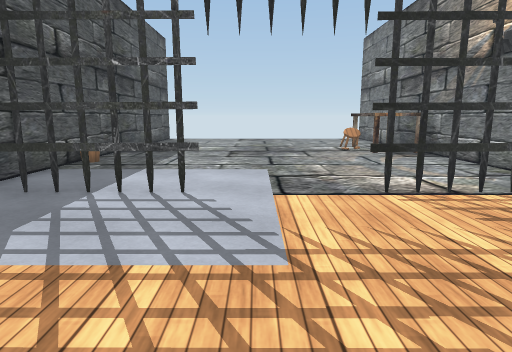
view 1 (above)

14 first-person views from a walk through a Unity game level. The camera is 1.3 m above the floor, tilts 10° down and sees 75° across. The floor is counted in squares, 1 m on a side. Each view is taken from the middle of a square. On the plan, view 1 faces up. The plan holds only what a view shows up to about 14 squares ahead; the rest is blank. The place goes on beyond the plan. The player character is not drawn. Some animated figures are left out. Some surface patterns are stand-ins.

view 2
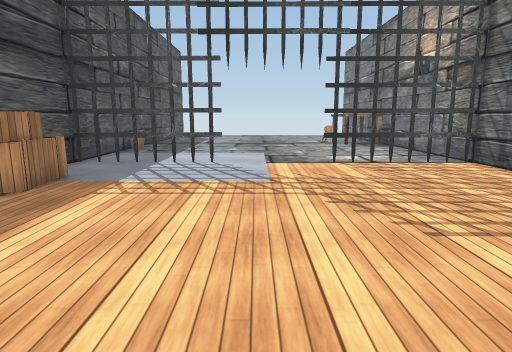

view 3
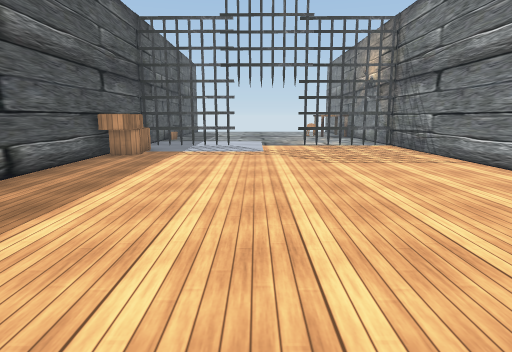

view 4
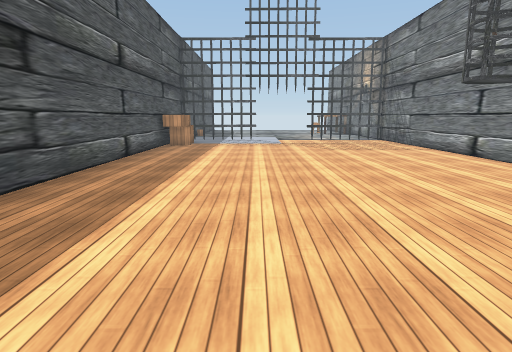

view 5
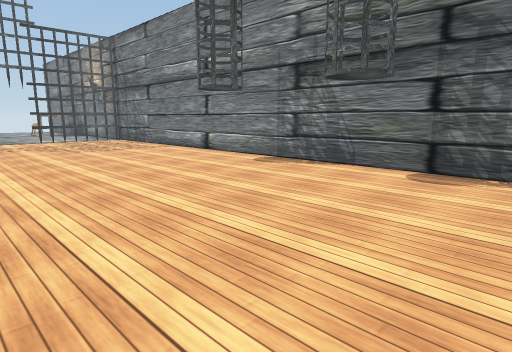

view 6
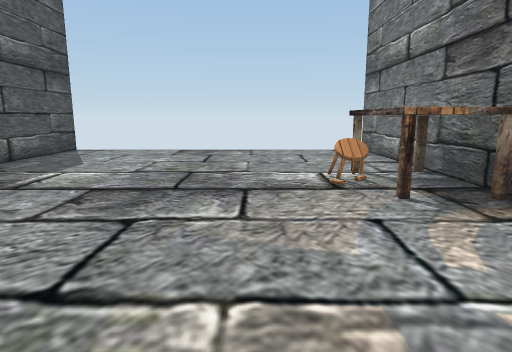

view 7
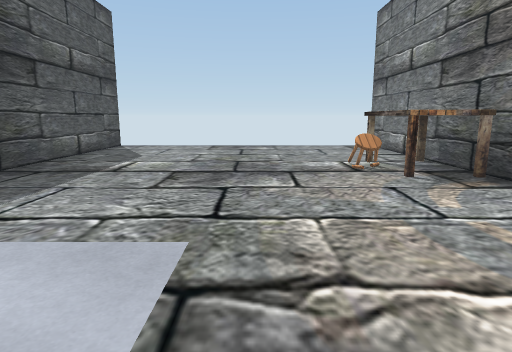

view 8
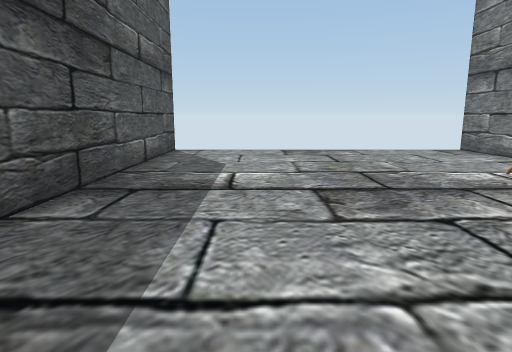

view 9
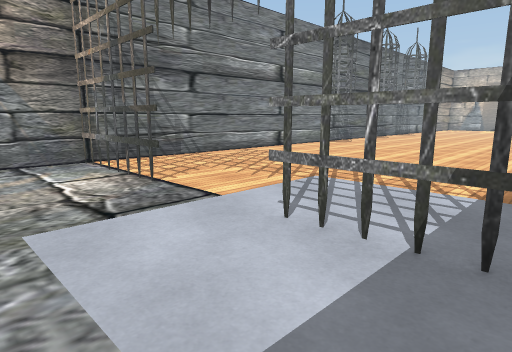

view 10
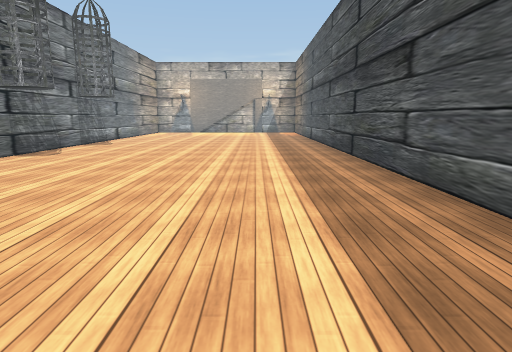

view 11
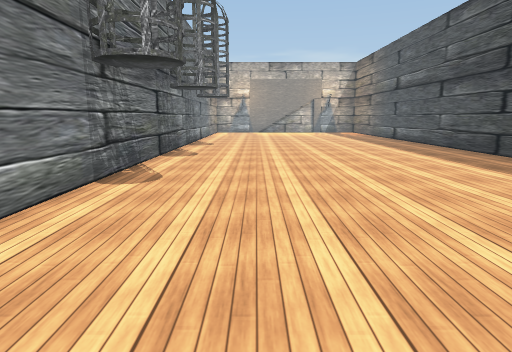

view 12
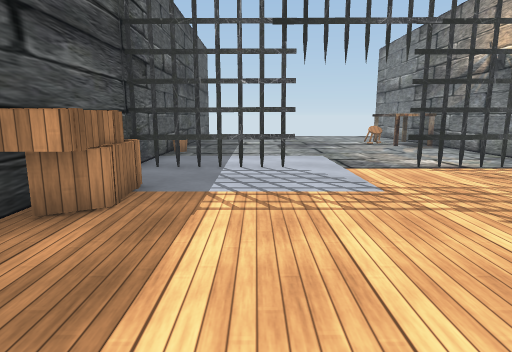

view 13
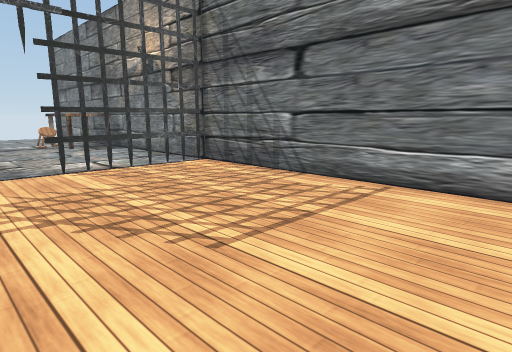

view 14
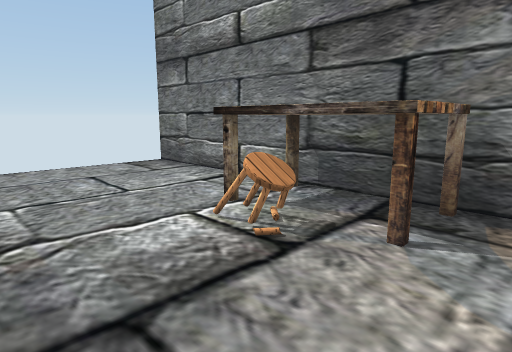

### Floor plan
Key: @ floor where view 1 was taken; # wall or solid block; x gap in a wall; . main floor; : floor 0.25 m higher than the main floor; T thing the floor can be seen under or through; O other object.
Columns run from 6 left of view 1 to 7 right of it. Each row starts with its distance up from view 1.
 21 ##          ##
 20 #............#
 19 #............#
 18 #............#
 17 #............#
 16 #............#
 15 #..........OO
 14 #.........OOO
 13 #..........OO
 12 #..........OO
 11 #............#
 10 #:...........#
  9 #............#
  8 #............#
  7 #   . .......#
  6 ##xTTT..TTTTT#
  5 #     .......#
  4 #     .......#
  3  OO..........#
  2  OO..........#
  1  OO..........#
  0 #.....@......#
 -1 #............#
 -2 #............#
 -3 #............#
 -4 #............#
 -5 #............#
 -6 #............#
 -7 #............#
 -8 #............#
 -9 #............#
-10 #............#
-11 #............#
-12 #............#
-13 #............#
-14 #............#

Positions as (right, up) in squares from view 1, and headings:
1: (0, 0), facing up
2: (0, -4), facing up
3: (0, -10), facing up
4: (-1, -14), facing up
5: (-2, -14), facing up-right
6: (2, 7), facing up
7: (1, 5), facing up
8: (-2, 7), facing up
9: (-4, 9), facing down-right
10: (-2, 0), facing down
11: (3, 0), facing down
12: (-2, -3), facing up
13: (0, -3), facing up-right
14: (1, 11), facing up-right
